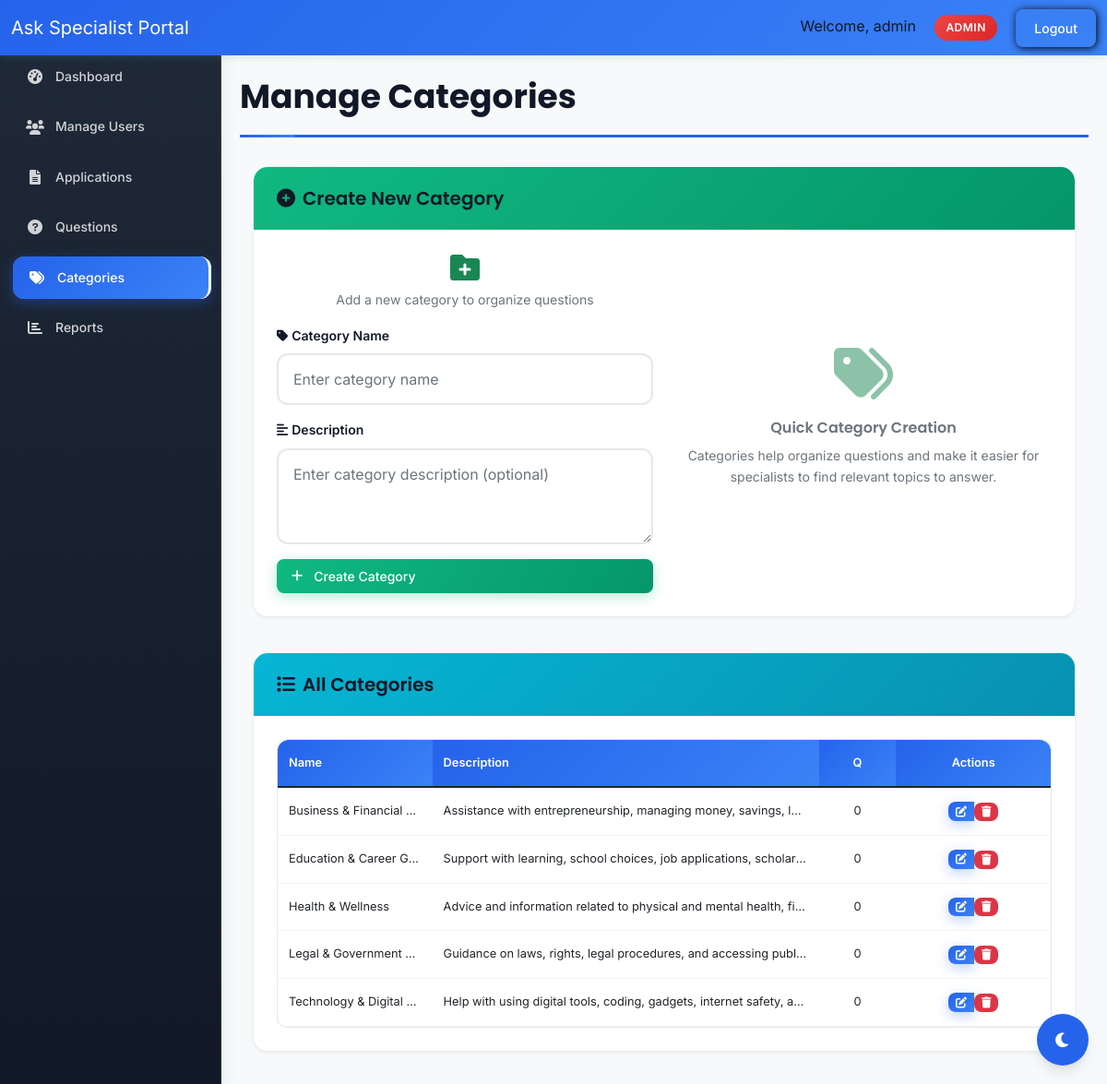
Screenshot of /admin/categories.php (signed in) with the database file from the repository.
### tables this page shows
CREATE TABLE categories (
    id INT AUTO_INCREMENT PRIMARY KEY,
    name VARCHAR(100) NOT NULL,
    description TEXT,
    created_at TIMESTAMP DEFAULT CURRENT_TIMESTAMP
);

### admin/categories.php (the view, shortened to what this page needs)
<?php
require_once "../config/database.php";
$sql = "SELECT c.*, COUNT(q.id) as question_count
        FROM categories c
        LEFT JOIN questions q ON c.id = q.category_id
        GROUP BY c.id
        ORDER BY c.name";
$categories = mysqli_query($conn, $sql);
$page_title = "Manage Categories";
?>
<div class="container">
    <div class="row">
        <div class="col-12 mb-4">
            <div class="card shadow-sm">
                <div class="card-header bg-success text-white">
                    <h5 class="mb-0">
                        <i class="fas fa-plus-circle me-2"></i>Create New Category
                    </h5>
                </div>
                <div class="card-body">
                    <div class="row">
                        <div class="col-md-6">
                            <div class="text-center mb-3">
                                <i class="fas fa-folder-plus fa-2x text-success mb-2"></i>
                                <p class="text-muted small">Add a new category to organize questions</p>
                            </div>
                            <form method="POST" onsubmit="return submitForm(this)">
                                <div class="mb-3">
                                    <label for="name" class="form-label">
                                        <i class="fas fa-tag me-1"></i>Category Name
                                    </label>
                                    <input type="text" class="form-control" id="name" name="name" required
                                           placeholder="Enter category name">
                                </div>
                                <div class="mb-3">
                                    <label for="description" class="form-label">
                                        <i class="fas fa-align-left me-1"></i>Description
                                    </label>
                                    <textarea class="form-control" id="description" name="description" rows="3"
                                              placeholder="Enter category description (optional)"></textarea>
                                </div>
                                <div class="d-grid">
                                    <button type="submit" name="create_category" class="btn btn-success">
                                        <i class="fas fa-plus me-1"></i> Create Category
                                    </button>
                                </div>
                            </form>
                        </div>
                        <div class="col-md-6 d-flex align-items-center justify-content-center">
                            <div class="text-center">
                                <i class="fas fa-tags fa-4x text-success opacity-50 mb-3"></i>
                                <h6 class="text-muted">Quick Category Creation</h6>
                                <p class="text-muted small">Categories help organize questions and make it easier for specialists to find relevant topics to answer.</p>
                            </div>
                        </div>
                    </div>
                </div>
            </div>
        </div>
    </div>
    <div class="row">
        <div class="col-12">
            <div class="card shadow-sm">
                <div class="card-header bg-info text-white">
                    <h5 class="mb-0">
                        <i class="fas fa-list me-2"></i>All Categories
                    </h5>
                </div>
                <div class="card-body">
                    <?php if(mysqli_num_rows($categories) > 0): ?>
                        <div class="table-responsive">
                            <table class="table table-hover categories-table">
                                <thead>
                                    <tr>
                                        <th>Name</th>
                                        <th>Description</th>
                                        <th class="text-center">Q</th>
                                        <th class="text-center">Actions</th>
                                    </tr>
                                </thead>
                                <tbody>
                                    <?php while($category = mysqli_fetch_assoc($categories)): ?>
                                        <tr>
                                            <td title="<?php echo htmlspecialchars($category['name']); ?>">
                                                <?php echo htmlspecialchars($category['name']); ?>
                                            </td>
                                            <td class="description-cell" title="<?php echo htmlspecialchars($category['description']); ?>">
                                                <?php echo htmlspecialchars($category['description']); ?>
                                            </td>
                                            <td class="text-center"><?php echo $category['question_count']; ?></td>
                                            <td class="text-center">
                                                <div class="btn-group">
                                                    <button type="button" class="btn btn-sm btn-primary"
                                                            onclick="openEditModal(<?php echo $category['id']; ?>, '<?php echo htmlspecialchars($category['name']); ?>', '<?php echo htmlspecialchars($category['description']); ?>')"
                                                            title="Edit category">
                                                        <i class="fas fa-edit"></i>
                                                    </button>
                                                    <form method="POST" class="d-inline" onsubmit="return confirmDelete('<?php echo htmlspecialchars($category['name']); ?>', <?php echo $category['question_count']; ?>)">
                                                        <button type="submit" name="delete_category" class="btn btn-sm btn-danger" title="Delete category">
                                                            <i class="fas fa-trash"></i>
                                                        </button>
                                                    </form>
                                                </div>
                                            </td>
                                        </tr>
                                    <?php endwhile; ?>
                                </tbody>
                            </table>
                        </div>
                    <?php else: ?>
                        <p class="text-muted mb-0">No categories found</p>
                    <?php endif; ?>
                </div>
            </div>
        </div>
    </div>
</div>
<?php
$content = ob_get_clean();
require_once "../includes/layout.php";
?>

### includes/layout.php (shortened to what this page needs)
<!DOCTYPE html>
<html lang="en">
<head>
    <link href="https://cdn.jsdelivr.net/npm/bootstrap@5.1.3/dist/css/bootstrap.min.css" rel="stylesheet">
    <link href="https://cdnjs.cloudflare.com/ajax/libs/font-awesome/6.0.0/css/all.min.css" rel="stylesheet">
</head>
<body>
    <nav class="navbar navbar-expand-lg navbar-light bg-white fixed-top">
        <div class="container-fluid">
            <a class="navbar-brand" href="<?php echo $_SESSION["role"] === "admin" ? "../admin/dashboard.php" : "dashboard.php"; ?>">Ask Specialist Portal</a>
            <div class="ms-auto">
                <span class="me-3">Welcome, <?php echo htmlspecialchars($_SESSION["username"]); ?></span>
                <span class="badge bg-<?php
                    echo $_SESSION["role"] === "admin" ? "danger" :
                        ($_SESSION["role"] === "specialist" ? "success" : "primary");
                ?> me-3"><?php echo ucfirst(htmlspecialchars($_SESSION["role"])); ?></span>
                <a href="<?php
                    if ($_SESSION["role"] === "admin") {
                        echo "../logout.php";
                    } elseif ($_SESSION["role"] === "specialist") {
                        echo "../logout.php";
                    } else {
                        echo "logout.php";
                    }
                ?>" class="btn btn-outline-danger btn-sm" style="box-shadow: 1px 1px 8px black; padding: 10px 20px; color: white;" >Logout</a>
            </div>
        </div>
    </nav>
    <nav class="col-md-3 col-lg-2 d-md-block sidebar" id="sidebar">
        <div class="sidebar-sticky">
            <ul class="nav flex-column">
                <?php
                $current_page = basename($_SERVER['PHP_SELF']);
                $is_admin_dir = strpos($_SERVER['PHP_SELF'], '/admin/') !== false;
                $admin_prefix = $is_admin_dir ? '' : 'admin/';
                 ?>
                <?php if($_SESSION["role"] === "admin"): ?>
                    <li class="nav-item">
                        <a class="nav-link <?php echo $current_page === 'dashboard.php' ? 'active' : ''; ?>" href="<?php echo $admin_prefix; ?>dashboard.php">
                            <i class="fas fa-tachometer-alt"></i>
                            <span>Dashboard</span>
                        </a>
                    </li>
                    <li class="nav-item">
                        <a class="nav-link <?php echo $current_page === 'users.php' ? 'active' : ''; ?>" href="<?php echo $admin_prefix; ?>users.php">
                            <i class="fas fa-users"></i>
                            <span>Manage Users</span>
                        </a>
                    </li>
                    <li class="nav-item">
                        <a class="nav-link <?php echo $current_page === 'applications.php' ? 'active' : ''; ?>" href="<?php echo $admin_prefix; ?>applications.php">
                            <i class="fas fa-file-alt"></i>
                            <span>Applications</span>
                        </a>
                    </li>
                    <li class="nav-item">
                        <a class="nav-link <?php echo $current_page === 'questions.php' ? 'active' : ''; ?>" href="<?php echo $admin_prefix; ?>questions.php">
                            <i class="fas fa-question-circle"></i>
                            <span>Questions</span>
                        </a>
                    </li>
                    <li class="nav-item">
                        <a class="nav-link <?php echo $current_page === 'categories.php' ? 'active' : ''; ?>" href="<?php echo $admin_prefix; ?>categories.php">
                            <i class="fas fa-tags"></i>
                            <span>Categories</span>
                        </a>
                    </li>
                    <li class="nav-item">
                        <a class="nav-link <?php echo $current_page === 'reports.php' ? 'active' : ''; ?>" href="<?php echo $admin_prefix; ?>reports.php">
                            <i class="fas fa-chart-bar"></i>
                            <span>Reports</span>
                        </a>
                    </li>
                <?php endif; ?>
            </ul>
        </div>
    </nav>
    <main class="main-content">
        <?php if(isset($page_title)): ?>
            <h2 class="page-title"><?php echo $page_title; ?></h2>
        <?php endif; ?>
        <?php if(isset($content)): ?>
            <?php echo $content; ?>
        <?php endif; ?>
    </main>
    <button class="theme-toggle" id="themeToggle" title="Toggle Dark Mode">
        <i class="fas fa-moon" id="themeIcon"></i>
    </button>
</body>
</html>

### admin/categories.php (style rules this page uses)
.card { border: none; border-radius: 15px; overflow: hidden; }
.card-header { border-bottom: none; padding: 20px 25px; }
.card-body { padding: 25px; }
.table-responsive { border-radius: 10px; overflow: hidden; }
.table th { background-color: #f8f9fa; border-top: none; font-weight: 600; padding: 15px 12px; }
.table td { padding: 15px 12px; vertical-align: middle; }
.btn { border-radius: 8px; padding: 8px 16px; font-weight: 500; transition: all 0.3s ease; }
.card, .alert { animation: fadeIn 0.5s ease-out; }

### rows the page displays
categories: name "Business & Financial…", description "Assistance with entrepreneurship, managing money, savings, l…", question_count "0"
categories: name "Education & Career G…", description "Support with learning, school choices, job applications, scholar…", question_count "0"
categories: name "Health & Wellness", description "Advice and information related to physical and mental health, fi…", question_count "0"
categories: name "Legal & Government…", description "Guidance on laws, rights, legal procedures, and accessing publ…", question_count "0"
categories: name "Technology & Digital…", description "Help with using digital tools, coding, gadgets, internet safety, a…", question_count "0"

### other values shown
$_SESSION["username"] "admin"
$_SESSION["role"] "ADMIN"
$page_title "Manage Categories"
